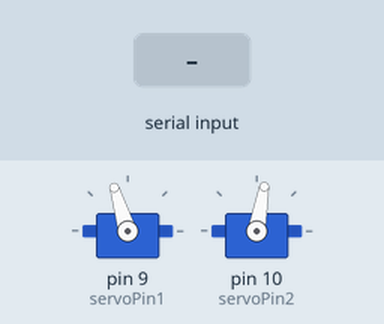
Bench run of a sketch on a simulated Arduino Uno, built with avr-gcc and run on an emulated ATmega328P. Parts: 2 × servo. The test bench sets the inputs (shaded band).

Above: at 1.2 s.
1.3 s: "1\n" received over Serial
At 1.9 s:
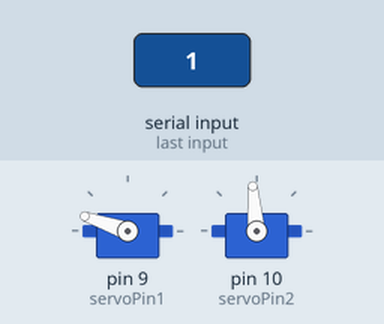
2.9 s: "2\n" received over Serial
At 4.3 s:
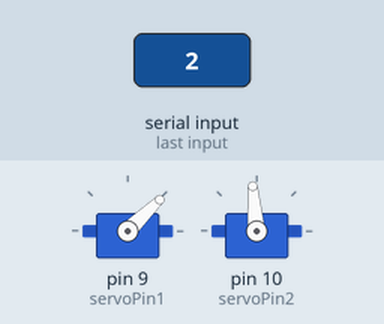
4.6 s: "3\n" received over Serial
At 5.6 s:
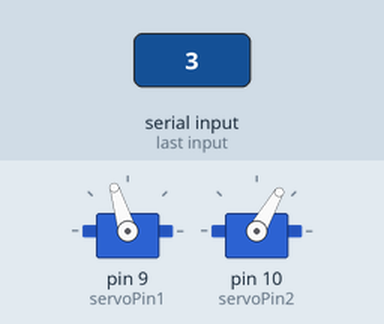
6.2 s: "4\n" received over Serial
At 6.9 s:
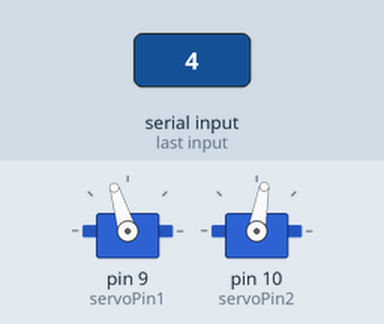
Timing chart, 0 to 8.9 s (numbered marks = the images above; inputs shaded):
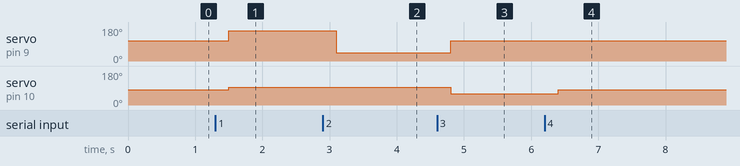

The sketch:

ball_followarduinoWITHSEARCHandfunctions.ino
```cpp
 #include <Arduino.h>
#include <Servo.h>

Servo servo1;
int servoPin1 = 9;
Servo esc;
int servoPin2 = 10;
int timer;
int last;
//---------------functions-----------------
void Straight(){
  servo1.writeMicroseconds(1650);
    esc.write(95);
    last = 0;
}
void Left(){
  servo1.writeMicroseconds(2200);
  esc.write(95);
  last = 1;
}
void Right(){
   servo1.writeMicroseconds(1000);
  esc.write(95);
  last = 2;
}
void Back(){
  servo1.writeMicroseconds(1650);
    esc.write(60);
    last = 3;
}
void Stop(){
  servo1.writeMicroseconds(1650);
    esc.write(80);
    last = 4;
}
void Search(){
  if (timer >=3000){
      servo1.writeMicroseconds(1000);
  esc.write(95);
  last = 1;
  delay(1);
  timer = timer + 1;
    }
    if (timer <3000){
       servo1.writeMicroseconds(1650);
    esc.write(95);
    last = 0;
    delay(1);
    timer = timer + 1;
    }
  if (timer >= 6000){
    timer = 0;
  }
}
//-----------------------------------------


int commandfromjetson;

void setup() {
  servo1.attach(servoPin1);
  esc.attach (servoPin2);
  Serial.begin(2000000);
  while(!Serial){
    ;//WAITING FOR THE Serial TO CONNECT
  }
  Serial.setTimeout(200);
esc.write(80);
commandfromjetson =4;
}


void loop() {

  //waiting for jetson command
  if (Serial.available()>0){
  commandfromjetson = Serial.readString().toInt();
 //0 is straight 1 is left 2 is right 3 is bacwards 4 is stop
 if (commandfromjetson != 5){
timer = 0;
  }
 }

  if (commandfromjetson == 0){
    Straight();
  }
  if (commandfromjetson == 1){
    Left();
  }
  if (commandfromjetson ==2){
  Right();
  }
  if (commandfromjetson == 3){
    Back();
  }
  if (commandfromjetson == 4){
    Stop();
  }
  if (commandfromjetson == 5){
  Search();
  }


  }
```

Measured:
- after the input at 1.3 s, servo on pin 9 (servoPin1): 107° → 161° after 0.20 s; servo on pin 10 (servoPin2): 80° → 95° after 0.20 s
- after the input at 2.9 s, servo on pin 9 (servoPin1): 161° → 44° after 0.20 s
- after the input at 4.6 s, servo on pin 9 (servoPin1): 44° → 107° after 0.20 s; servo on pin 10 (servoPin2): 95° → 60° after 0.20 s
- after the input at 6.2 s, servo on pin 10 (servoPin2): 60° → 80° after 0.20 s
